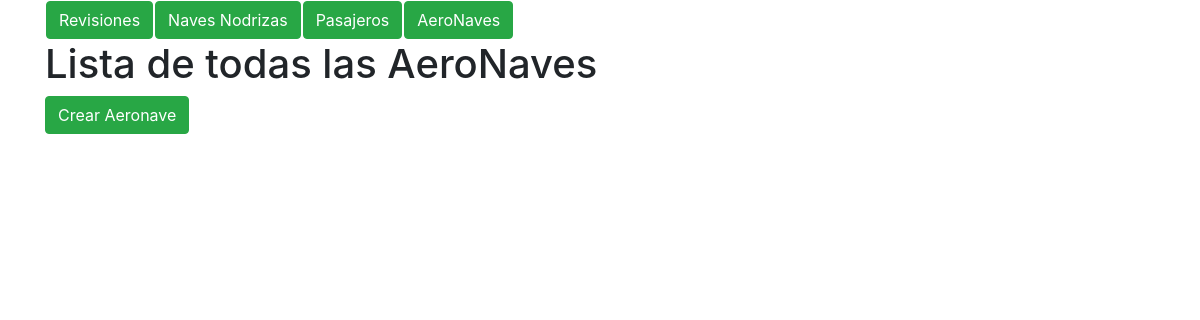
The page /aeronave/ on the database as committed earlier.
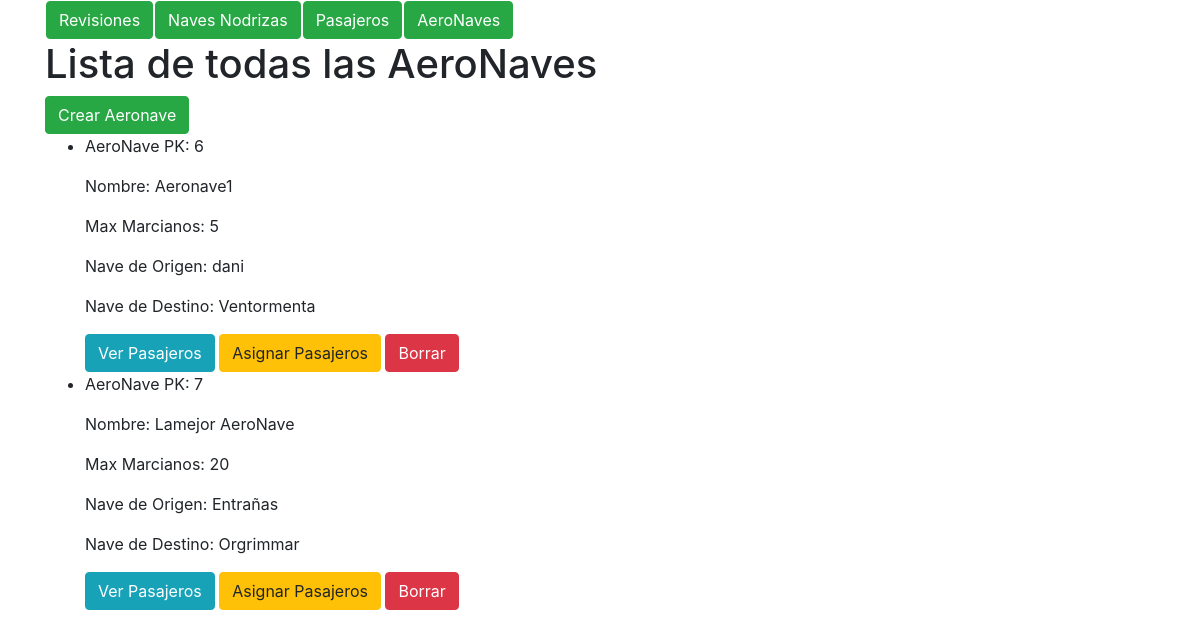
The same page on the database as committed later.
### marcianos/models.py (models this page shows, shortened)
class aeronave(models.Model):
    nombre = models.CharField(max_length=400)
    max_marcianos = models.PositiveIntegerField()
    nave_origen = models.ForeignKey(nave_nodriza, on_delete=models.CASCADE,
        related_name = 'nave_origen', null=True)
    nave_destino = models.ForeignKey(nave_nodriza, on_delete=models.CASCADE,
        related_name = 'nave_destino', null=True)

class nave_nodriza(models.Model):
    nombre = models.CharField(max_length=400)

### marcianos/views.py (the view)
# urls.py: path('aeronave/', views.aeronaveList, name = 'aeronaves_list'),
def aeronaveList(request, template_name = 'aeronave/lista.html'):
    aeronaves = aeronave.objects.all() #Obtengo la lista de naves
    data = {}
    data['object_list'] = aeronaves #Devuelvo los objetos que voy a pintar
    return render(request, template_name, data)

### marcianos/templates/aeronave/lista.html (shortened to what this page needs)
<!DOCTYPE html>
<html>
  <head>
    <link rel="stylesheet" href="https://maxcdn.bootstrapcdn.com/bootstrap/4.0.0-beta.2/css/bootstrap.min.css">
  </head>
  <body>
    <div class="container">
      {% include "home.html" %}
        <h1>Lista de todas las AeroNaves</h1>
        <a class="btn btn-success" href='{% url "aeronave_create" %}'> Crear Aeronave </a>
        <ul>
          {% for AeroNave in object_list %}
            <li>
              <p>AeroNave PK: {{ AeroNave.pk }}</p>
              <p>Nombre: {{ AeroNave.nombre }}</p>
              <p>Max Marcianos: {{ AeroNave.max_marcianos}} </p>
              <p>Nave de Origen: {{ AeroNave.nave_origen.nombre }} </p>
              <p>Nave de Destino: {{ AeroNave.nave_destino.nombre }} </p>
              <a class="btn btn-info" href='{% url "mostrar_pasajeros" AeroNave.pk %}'>Ver Pasajeros</a>
              <a class="btn btn-warning" href='{% url "asignar_pasajeros" AeroNave.pk %}'>Asignar Pasajeros</a>
              <a class="btn btn-danger" href='{% url "aeronave_delete" AeroNave.pk %}'>Borrar</a>
            </li>
          {% endfor %}
        </ul>
    </div>
  </body>
</html>

Rows that differ between the two databases and show on the page:
added aeronave: pk "6", nombre "Aeronave1", max_marcianos "5", nave_origen.nombre "dani", nave_destino.nombre "Ventormenta"
added aeronave: pk "7", nombre "Lamejor AeroNave", max_marcianos "20", nave_origen.nombre "Entrañas", nave_destino.nombre "Orgrimmar"
